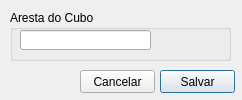
<?xml version="1.0" encoding="UTF-8"?>
<ui version="4.0">
 <class>WinParametrosCubo</class>
 <widget class="QDialog" name="WinParametrosCubo">
  <property name="geometry">
   <rect>
    <x>0</x>
    <y>0</y>
    <width>242</width>
    <height>100</height>
   </rect>
  </property>
  <property name="windowTitle">
   <string>Parâmetros - Cubo</string>
  </property>
  <property name="modal">
   <bool>true</bool>
  </property>
  <widget class="QGroupBox" name="groupBox">
   <property name="geometry">
    <rect>
     <x>10</x>
     <y>10</y>
     <width>221</width>
     <height>51</height>
    </rect>
   </property>
   <property name="title">
    <string>Aresta do Cubo</string>
   </property>
   <widget class="QLineEdit" name="textAresta">
    <property name="geometry">
     <rect>
      <x>10</x>
      <y>20</y>
      <width>131</width>
      <height>20</height>
     </rect>
    </property>
   </widget>
  </widget>
  <widget class="QPushButton" name="btnSalvar">
   <property name="geometry">
    <rect>
     <x>160</x>
     <y>70</y>
     <width>75</width>
     <height>23</height>
    </rect>
   </property>
   <property name="text">
    <string>Salvar</string>
   </property>
  </widget>
  <widget class="QPushButton" name="btnCancelar">
   <property name="geometry">
    <rect>
     <x>80</x>
     <y>70</y>
     <width>75</width>
     <height>23</height>
    </rect>
   </property>
   <property name="text">
    <string>Cancelar</string>
   </property>
  </widget>
 </widget>
 <resources/>
 <connections>
  <connection>
   <sender>btnSalvar</sender>
   <signal>clicked()</signal>
   <receiver>WinParametrosCubo</receiver>
   <slot>salvarAresta()</slot>
   <hints>
    <hint type="sourcelabel">
     <x>197</x>
     <y>81</y>
    </hint>
    <hint type="destinationlabel">
     <x>120</x>
     <y>49</y>
    </hint>
   </hints>
  </connection>
  <connection>
   <sender>btnCancelar</sender>
   <signal>clicked()</signal>
   <receiver>WinParametrosCubo</receiver>
   <slot>close()</slot>
   <hints>
    <hint type="sourcelabel">
     <x>117</x>
     <y>81</y>
    </hint>
    <hint type="destinationlabel">
     <x>120</x>
     <y>49</y>
    </hint>
   </hints>
  </connection>
 </connections>
 <slots>
  <slot>salvarAresta()</slot>
 </slots>
</ui>
